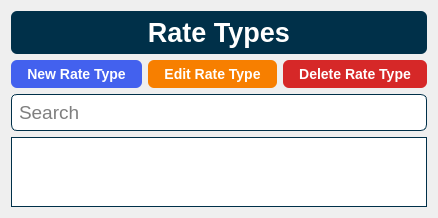
      <widget class="QWidget" name="pageRateTypes">
       <layout class="QGridLayout" name="gridLayout_6">
        <item row="1" column="2">
         <widget class="QPushButton" name="btnDeleteRateType">
          <property name="focusPolicy">
           <enum>Qt::NoFocus</enum>
          </property>
          <property name="styleSheet">
           <string notr="true">background-color: #d62828;
border: 1px solid rgba(27, 31, 35, .15);
border-radius: 6px;
color: #fff;
font-family: &quot;Helvetica&quot;;
font-size: 14px;
font-weight: 600;
line-height: 20px;
padding: 6px 16px;
position: relative;
text-align: center;
text-decoration: none;
vertical-align: middle;
white-space: nowrap;</string>
          </property>
          <property name="text">
           <string>Delete Rate Type</string>
          </property>
         </widget>
        </item>
        <item row="2" column="0" colspan="3">
         <widget class="QLineEdit" name="txtRateTypeSearch">
          <property name="focusPolicy">
           <enum>Qt::ClickFocus</enum>
          </property>
          <property name="styleSheet">
           <string notr="true">border: 1px solid #003049;
border-radius: 6px;
font-family: &quot;Helvetica&quot;;
font-size: 14pt;
padding: 5px;</string>
          </property>
          <property name="placeholderText">
           <string>Search</string>
          </property>
         </widget>
        </item>
        <item row="1" column="0">
         <widget class="QPushButton" name="btnNewRateType">
          <property name="focusPolicy">
           <enum>Qt::NoFocus</enum>
          </property>
          <property name="styleSheet">
           <string notr="true">background-color: #4361ee;
border: 1px solid rgba(27, 31, 35, .15);
border-radius: 6px;
color: #fff;
font-family: &quot;Helvetica&quot;;
font-size: 14px;
font-weight: 600;
line-height: 20px;
padding: 6px 16px;
position: relative;
text-align: center;
text-decoration: none;
vertical-align: middle;
white-space: nowrap;</string>
          </property>
          <property name="text">
           <string>New Rate Type</string>
          </property>
         </widget>
        </item>
        <item row="1" column="1">
         <widget class="QPushButton" name="btnEditRateType">
          <property name="focusPolicy">
           <enum>Qt::NoFocus</enum>
          </property>
          <property name="styleSheet">
           <string notr="true">background-color: #f77f00;
border: 1px solid rgba(27, 31, 35, .15);
border-radius: 6px;
color: #fff;
font-family: &quot;Helvetica&quot;;
font-size: 14px;
font-weight: 600;
line-height: 20px;
padding: 6px 16px;
position: relative;
text-align: center;
text-decoration: none;
vertical-align: middle;
white-space: nowrap;</string>
          </property>
          <property name="text">
           <string>Edit Rate Type</string>
          </property>
         </widget>
        </item>
        <item row="3" column="0" colspan="3">
         <widget class="QTableWidget" name="tblRateTypes">
          <property name="focusPolicy">
           <enum>Qt::NoFocus</enum>
          </property>
          <property name="styleSheet">
           <string notr="true">border: 1px solid #003049;
font-family: &quot;Helvetica&quot;;
font-size: 10pt;</string>
          </property>
          <property name="sizeAdjustPolicy">
           <enum>QAbstractScrollArea::AdjustToContents</enum>
          </property>
          <property name="editTriggers">
           <set>QAbstractItemView::NoEditTriggers</set>
          </property>
          <property name="selectionMode">
           <enum>QAbstractItemView::SingleSelection</enum>
          </property>
          <property name="selectionBehavior">
           <enum>QAbstractItemView::SelectRows</enum>
          </property>
          <property name="sortingEnabled">
           <bool>true</bool>
          </property>
          <property name="columnCount">
           <number>0</number>
          </property>
          <attribute name="horizontalHeaderStretchLastSection">
           <bool>true</bool>
          </attribute>
          <attribute name="verticalHeaderVisible">
           <bool>false</bool>
          </attribute>
          <attribute name="verticalHeaderStretchLastSection">
           <bool>false</bool>
          </attribute>
         </widget>
        </item>
        <item row="0" column="0" colspan="3">
         <widget class="QLabel" name="lblRateTypes_Header">
          <property name="styleSheet">
           <string notr="true">border: 1px solid rgba(27, 31, 35, .15);
border-radius: 6px;
background-color: #003049;
color: #ffffff;
font-size: 20pt;
font-family: &quot;Helvetica&quot;;
font-style: normal;
font-weight: 700;
padding: 6px;</string>
          </property>
          <property name="text">
           <string>Rate Types</string>
          </property>
          <property name="alignment">
           <set>Qt::AlignCenter</set>
          </property>
         </widget>
        </item>
       </layout>
      </widget>
